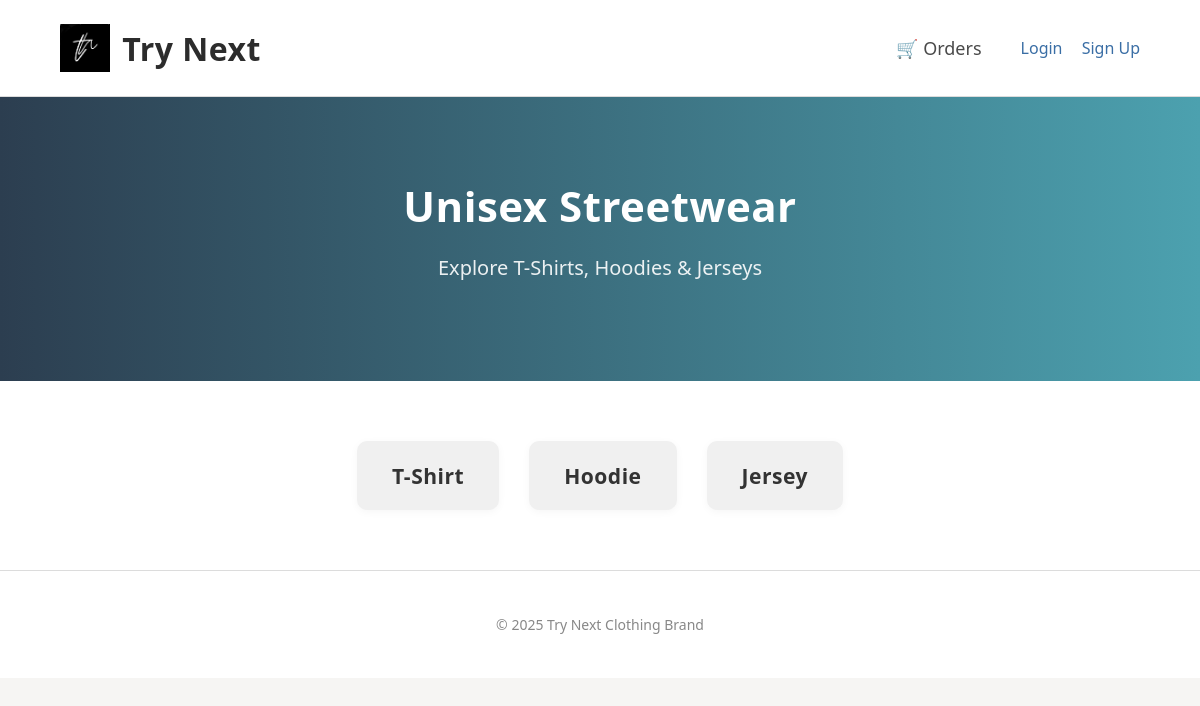
The page / on the database its author committed.
### tables this page shows
CREATE TABLE `categories` (
  `id` int(11) NOT NULL,
  `name` varchar(100) DEFAULT NULL
);

### index.php (the view, shortened to what this page needs)
<?php
$conn = mysqli_connect("localhost", "root", "", "trynext");
$categoryQuery = mysqli_query($conn, "SELECT * FROM categories");
?>
<!DOCTYPE html>
<html>
<head>
    <link rel="stylesheet" href="styles.css">
</head>
<body>
<header>
    <div class="logo-container">
        <a href="index.php" style="display: flex; align-items: center; text-decoration: none; color: inherit;">
            <img src="trynext.jpg" alt="Try Next Logo" class="logo">
            <h1>Try Next</h1>
        </a>
    </div>
    <nav>
        <a href="my_orders.php" class="orders-link">🛒 Orders</a>
        <div class="user-controls">
            <?php if (isset($_SESSION['user_name'])): ?>
                <span style="color: #fdb95e; font-weight: bold;">Hi! <?= htmlspecialchars($_SESSION['user_name']) ?></span>
                <a href="logout.php">Logout</a>
            <?php else: ?>
                <a href="login.php">Login</a>
                <a href="signup.php">Sign Up</a>
            <?php endif; ?>
        </div>
    </nav>
</header>
<section class="banner">
    <h2>Unisex Streetwear</h2>
    <p>Explore T-Shirts, Hoodies & Jerseys</p>
</section>
<section class="categories">
    <div class="category-list">
        <?php
        mysqli_data_seek($categoryQuery, 0);
        while ($cat = mysqli_fetch_assoc($categoryQuery)): ?>
            <a href="index.php?category=<?= strtolower($cat['name']) ?>" class="category-item">
                <h3><?= htmlspecialchars($cat['name']) ?></h3>
            </a>
        <?php endwhile; ?>
    </div>
</section>
<footer>
    <p>&copy; <?= date("Y") ?> Try Next Clothing Brand</p>
</footer>
</body>
</html>

### styles.css (style rules this page uses)
body { margin: 0; font-family: 'Segoe UI', Roboto, sans-serif; background-color: #f6f5f3; color: #2c2c2c; }
a { text-decoration: none; color: inherit; transition: color 0.3s ease; }
h1, h2, h3 { margin: 0; font-weight: 600; letter-spacing: 0.5px; }
header { background-color: #ffffff; border-bottom: 1px solid #dcdcdc; padding: 24px 60px; display: flex; justify-content: space-between; align-items: center; }
.logo-container img.logo { height: 48px; margin-right: 12px; }
nav { display: flex; align-items: center; gap: 24px; }
nav .orders-link { font-size: 18px; color: #4a4a4a; }
.user-controls a { margin-left: 15px; font-weight: 500; color: #3a6ea5; }
.banner { background: linear-gradient(to right, #2c3e50, #4ca1af); color: #fff; padding: 80px 60px; text-align: center; }
.banner h2 { font-size: 42px; margin-bottom: 12px; font-weight: 700; }
.banner p { font-size: 20px; opacity: 0.9; }
.categories { padding: 60px; background-color: #fff; }
.category-list { display: flex; justify-content: center; flex-wrap: wrap; gap: 30px; }
.category-item { background-color: #f0f0f0; padding: 20px 35px; border-radius: 10px; font-size: 18px; font-weight: 500; box-shadow: 0 2px 8px rgba(0,0,0,0.04); transition: all 0.3s ease; color: #333; }
footer { background-color: #ffffff; border-top: 1px solid #dcdcdc; text-align: center; padding: 30px; font-size: 14px; color: #888; }

### rows shown on the page
categories: name "T-Shirt"
categories: name "Hoodie"
categories: name "Jersey"
